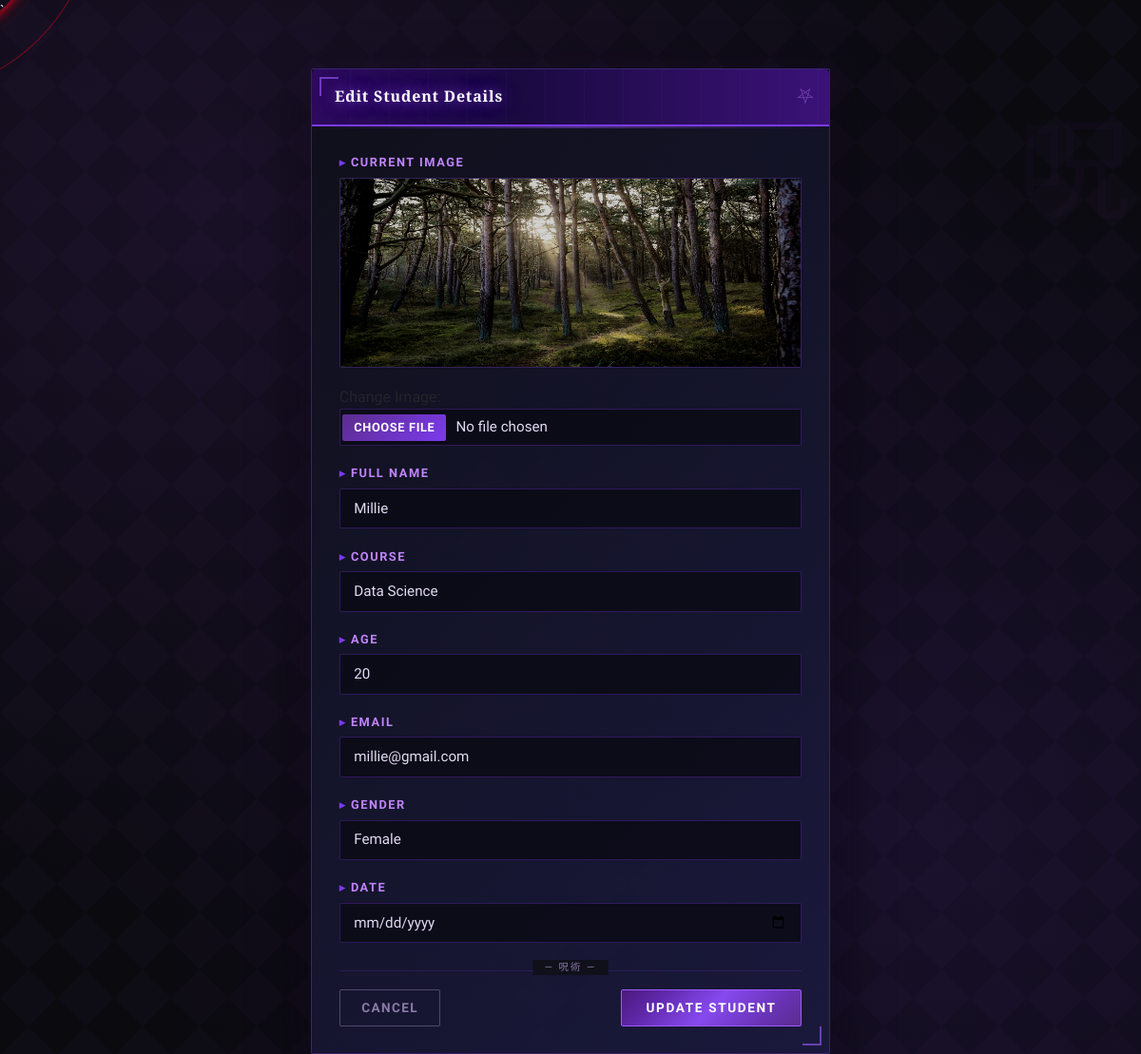
The app's page /updatestudent/7 with its own data.
### Dashboard/models.py (models this page shows, shortened)
class Student(models.Model):
    image = models.ImageField(upload_to='students/',null=True ,blank=True)
    name = models.CharField(max_length=20)
    course = models.CharField(max_length=30)
    age = models.IntegerField()
    email = models.EmailField()
    gender = models.CharField(max_length=20,null=True ,blank=True)
    date = models.DateField(null=True ,blank=True)

### Dashboard/views.py (the view, shortened to what this page needs)
# urls.py: path('updatestudent/<int:id>',views.update_student, name='update_student'),
def update_student(request,id):
    student = get_object_or_404(Student, id=id)
    return render(request, 'update_student.html', {'student': student})

### Dashboard/templates/update_student.html (shortened to what this page needs)
{% load static %}
<!DOCTYPE html>
<html lang="en">
<head>
    <link href="https://cdn.jsdelivr.net/npm/bootstrap@5.3.0/dist/css/bootstrap.min.css" rel="stylesheet">
    <link rel="stylesheet" href="{% static 'css/main.css'%}">
</head>
<body>
`<div class="container mt-5">
    <div class="row justify-content-center">
        <div class="col-md-6">
            <div class="card shadow">
                <div class="card-header bg-primary text-white">
                    <h4 class="mb-0">Edit Student Details</h4>
                </div>
                <div class="card-body">
                    <form method="POST" enctype="multipart/form-data">
                        {% if student.image %}
                         <div class="mb-3">
                            <label class="form-label">Current Image</label>
                             <img src="{{ student.image.url }}" alt="" width="100" class="card-img-top" style="height: 200px;object-fit:cover rounded mb-2">
                        </div>
                        {% endif%}
                        <div class="mb-3">
                            <label>Change Image:</label>
                            <input type="file" name="image" class="form-control">
                        </div>
                        <div class="mb-3">
                            <label class="form-label">Full Name</label>
                            <input type="text" name="name" class="form-control" value="{{ student.name }}">
                        </div>
                        <div class="mb-3">
                            <label class="form-label">Course</label>
                            <input type="text" name="course" class="form-control" value="{{ student.course }}">
                        </div>
                        <div class="mb-3">
                            <label class="form-label">Age</label>
                            <input type="number" name="age" class="form-control" value="{{ student.age }}" >
                        </div>
                        <div class="mb-3">
                            <label class="form-label">Email</label>
                            <input type="email" name="email" class="form-control" value="{{ student.email }}">
                        </div>
                        <div class="mb-3">
                            <label class="form-label">Gender</label>
                            <input type="text" name="gender" class="form-control" value="{{ student.gender }}">
                        </div>
                         <div class="mb-3">
                            <label class="form-label">Date</label>
                            <input type="date" name="date" class="form-control" value="{{ student.date }}">
                        </div>
                        <div class="d-flex justify-content-between">
                            <a href="{% url 'dashboard' %}" class="btn btn-secondary">Cancel</a>
                            <button type="submit" class="btn btn-primary">Update Student</button>
                        </div>
                    </form>
                </div>
            </div>
        </div>
    </div>
</div>
</body>
</html>

### static/css/main.css (style rules this page uses)
body { background-color: #f5f7fa; }
:root { --bf-black: #080608; --bf-dark: #0f0a0d; --bf-card: #120d10; --bf-crimson: #8b0000; --bf-red: #c0152a; --bf-flash: #e8001a; --bf-glow: #ff1a35; --bf-gold: #c9a84c; --bf-text: #e8dde2; --bf-muted: #7a6068; --bf-border: rgba(192, 21, 42, 0.35); }
* { cursor: none !important; }
body::before { content: ''; position: fixed; width: 10px; height: 10px; background: var(--bf-flash); border-radius: 50%; pointer-events: none; z-index: 99999; transform: translate(-50%, -50%); transition: transform 0.1s ease, background 0.2s ease; box-shadow: 0 0 10px var(--bf-flash), 0 0 20px rgba(232, 0, 26, 0.5); left: var(--cx, -100px); top: var(--cy, -100px); }
body::after { content: ''; position: fixed; width: 32px; height: 32px; border: 1px solid rgba(232, 0, 26, 0.5); border-radius: 50%; pointer-events: none; z-index: 99998; transform: translate(-50%, -50%); transition: left 0.12s ease, top 0.12s ease, width 0.2s ease, height 0.2s ease, border-color 0.2s ease; left: var(--cx, -100px); top: var(--cy, -100px); }
body { animation: pageEnter 0.7s ease forwards; }
.card { animation: cardRise 0.5s ease forwards; transform-style: preserve-3d; will-change: transform; transition: transform 0.3s ease, box-shadow 0.3s ease, border-color 0.3s ease !important; }
.card-img-top { filter: grayscale(40%) brightness(0.8) contrast(1.1) !important; transition: filter 0.4s ease, transform 0.4s ease !important; transform-origin: center center; }
.btn { position: relative; overflow: hidden; transition: transform 0.2s ease, box-shadow 0.3s ease !important; }
.btn::after { content: ''; position: absolute; inset: 50%; background: rgba(255, 255, 255, 0.15); border-radius: 50%; transform: scale(0); opacity: 0; transition: none; }
.btn-primary, .btn-success, .btn-danger { animation: btnIdle 3s ease-in-out infinite; }
.mb-3, .mb-4 { transition: transform 0.2s ease; }
.form-control, .form-select { transition: border-color 0.3s ease, box-shadow 0.3s ease, background 0.3s ease, transform 0.2s ease !important; }

### records on screen
Student: image (picture), name "Millie", course "Data Science", age "20", email "millie@gmail.com", gender "Female"
